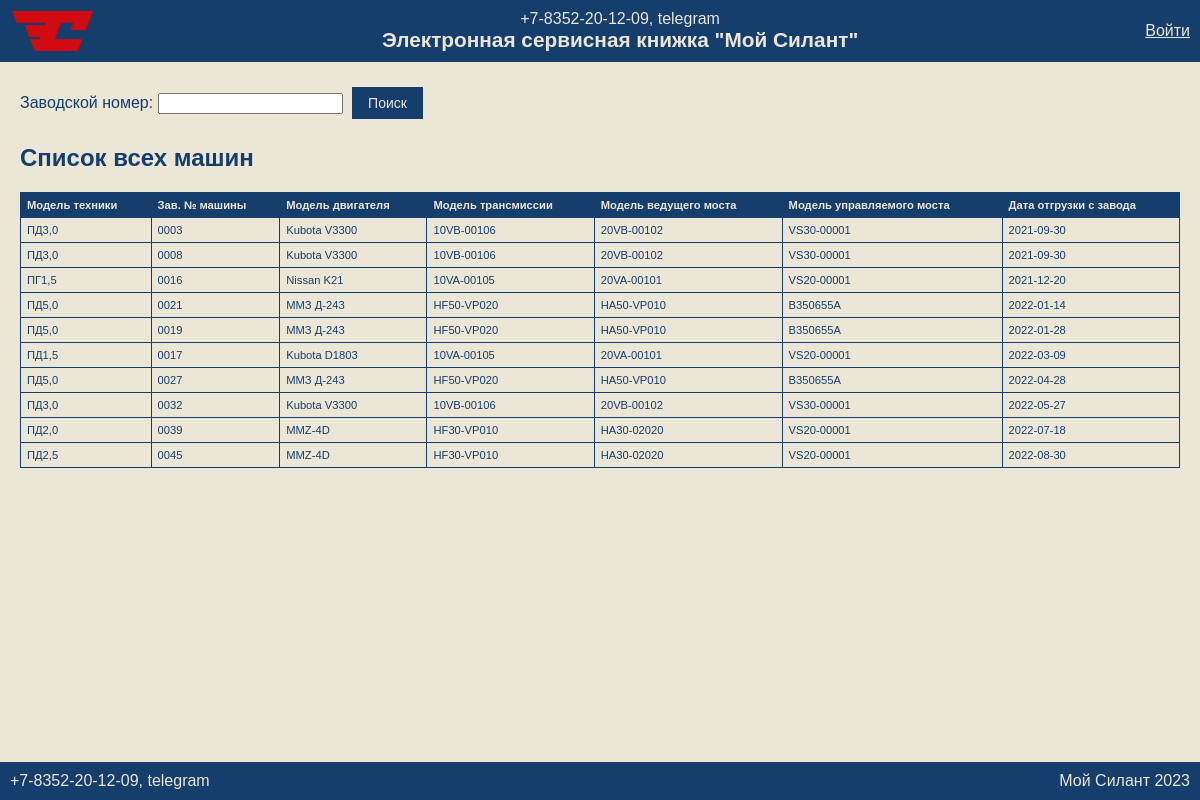
The page / on the database its author committed.
### inventory/models.py (models this page shows, shortened)
class Machine(models.Model):
    serial_number = models.CharField(
        max_length=128,
        unique=True,
        verbose_name='Зав. № машины'
    )
    model_technique = models.CharField(
        max_length=128,
        verbose_name='Модель техники'
    )
    model_engine = models.CharField(
        max_length=128,
        verbose_name='Модель двигателя'
    )
    serial_engine = models.CharField(
        max_length=128,
        verbose_name='Зав. № двигателя'
    )
    model_transmission = models.CharField(
        max_length=128,
        verbose_name='Модель трансмиссии'
    )
    serial_transmission = models.CharField(
        max_length=128,
        verbose_name='Зав. № трансмиссии'
    )
    model_drive_axle = models.CharField(
        max_length=128,
        verbose_name='Модель ведущего моста'
    )
    serial_drive_axle = models.CharField(
        max_length=128,
        verbose_name='Зав. № ведущего моста'
    )
    model_steering_axle = models.CharField(
        max_length=128,
        verbose_name='Модель управляемого моста'
    )
    serial_steering_axle = models.CharField(
        max_length=128,
        verbose_name='Зав. № управляемого моста'
    )
    delivery_contract = models.CharField(
        max_length=128,
        verbose_name='Договор поставки'
    )
    shipment_date = models.DateField(
        verbose_name='Дата отгрузки с завода'
    )
    customer = models.ForeignKey(
        User,
        related_name='customer_machines',
        on_delete=models.CASCADE,
        verbose_name='Покупатель'
    )
    consignee = models.ForeignKey(
        User,
        related_name='consignee_machines',
        on_delete=models.CASCADE,
        verbose_name='Грузополучатель (конечный потребитель)'
    )
    delivery_address = models.CharField(
        max_length=128,
        verbose_name='Адрес поставки (эксплуатации)'
    )
    configuration = models.TextField(
        verbose_name='Комплектация (доп. опции)'
    )
    service_company = models.ForeignKey(
        User,
        related_name='service_machines',
        on_delete=models.CASCADE,
        verbose_name='Сервисная компания'
    )
    description = models.TextField(
        null=True,
        blank=True,
        verbose_name='Описание'
    )
    class Meta:
        verbose_name = 'Машина'
        verbose_name_plural = 'Машины'
        ordering = ['shipment_date']

### inventory/views.py (the view)
# urls.py: path('', welcome_view, name='welcome'),  # Главная страница
def welcome_view(request):
    serial_number = request.GET.get('serial_number')
    machines = []
    search_performed = False
    if (serial_number):
        machines = Machine.objects.filter(serial_number=serial_number)
        search_performed = True
    all_machines = Machine.objects.all()[:10]  # Показать ограниченное количество машин для всех пользователей
    context = {
        'machines': machines,
        'all_machines': all_machines,
        'search_performed': search_performed,
    }
    return render(request, 'inventory/welcome.html', context)

### inventory/templates/inventory/welcome.html (shortened to what this page needs)
{% extends 'inventory/base.html' %}
{% load static %}
{% block content %}
<main class="main-container">
    <section class="form-container">
        <form method="get" action="{% url 'welcome' %}">
            <label for="serial_number">Заводской номер:</label>
            <input type="text" id="serial_number" name="serial_number" required>
            <button type="submit">Поиск</button>
        </form>
        {% if search_performed %}
        {% if machines %}
        <h2>Результат поиска</h2>
        <table>
            <thead>
            <tr>
                <th>Модель техники</th>
                <th>Зав. № машины</th>
                <th>Модель двигателя</th>
                <th>Модель трансмиссии</th>
                <th>Модель ведущего моста</th>
                <th>Модель управляемого моста</th>
                <th>Дата отгрузки с завода</th>
            </tr>
            </thead>
            <tbody>
            {% for machine in machines %}
            <tr>
                <td>{{ machine.model_technique }}</td>
                <td>{{ machine.serial_number }}</td>
                <td>{{ machine.model_engine }}</td>
                <td>{{ machine.model_transmission }}</td>
                <td>{{ machine.model_drive_axle }}</td>
                <td>{{ machine.model_steering_axle }}</td>
                <td>{{ machine.shipment_date|date:"Y-m-d" }}</td>
            </tr>
            {% endfor %}
            </tbody>
        </table>
        {% else %}
        <p>Данных о машине с таким заводским номером нет в системе.</p>
        {% endif %}
        {% else %}
        <h2>Список всех машин</h2>
        <table>
            <thead>
            <tr>
                <th>Модель техники</th>
                <th>Зав. № машины</th>
                <th>Модель двигателя</th>
                <th>Модель трансмиссии</th>
                <th>Модель ведущего моста</th>
                <th>Модель управляемого моста</th>
                <th>Дата отгрузки с завода</th>
            </tr>
            </thead>
            <tbody>
            {% for machine in all_machines %}
            <tr>
                <td>{{ machine.model_technique }}</td>
                <td>{{ machine.serial_number }}</td>
                <td>{{ machine.model_engine }}</td>
                <td>{{ machine.model_transmission }}</td>
                <td>{{ machine.model_drive_axle }}</td>
                <td>{{ machine.model_steering_axle }}</td>
                <td>{{ machine.shipment_date|date:"Y-m-d" }}</td>
            </tr>
            {% endfor %}
            </tbody>
        </table>
        {% endif %}
    </section>
</main>
{% endblock %}

### inventory/templates/inventory/base.html (shortened to what this page needs)
<!DOCTYPE html>
<html lang="ru">
<head>
    {% load static %}
    <link rel="stylesheet" href="{% static 'css/styles.css' %}?v={{ timestamp }}">
</head>
<body>
<div class="page-container">
    <header class="header-container">
        <div class="header-left">
            <img src="{% static 'images/Logotype_red.png' %}" alt="логотип">
        </div>
        <div class="header-center">
            <span>+7-8352-20-12-09, telegram</span>
            <h2 class="header-title">Электронная сервисная книжка "Мой Силант"</h2>
        </div>
        <div class="header-right">
            {% if user.is_authenticated %}
            <form method="post" action="{% url 'logout' %}" style="display: inline;">
                {% csrf_token %}
                <button type="submit" class="button">Выйти из сервиса</button>
            </form>
            {% else %}
            <a href="{% url 'login' %}" class="button login-button">Войти</a>
            {% endif %}
        </div>
    </header>
    <main class="main-content">
        {% block content %}{% endblock %}
    </main>
    <footer class="footer-container">
        <div class="footer-left">
            <span>+7-8352-20-12-09, telegram</span>
        </div>
        <div class="footer-right">
            <span>Мой Силант 2023</span>
        </div>
    </footer>
</div>
</body>
</html>

### static/css/styles.css (style rules this page uses)
html, body { height: 100%; margin: 0; display: flex; flex-direction: column; font-family: 'PT Astra Sans', sans-serif; background-color: #EBE6D6; color: #163E6C; }
.page-container { display: flex; flex-direction: column; min-height: 100vh; width: 100%; }
.main-content { flex: 1; padding: 20px; }
.footer-container { display: flex; justify-content: space-between; padding: 10px; background-color: #163E6C; color: #EBE6D6; margin-top: auto; }
header { background-color: #163E6C; color: #EBE6D6; padding: 10px; display: flex; justify-content: space-between; align-items: center; flex-wrap: wrap; }
.header-left { display: flex; align-items: center; }
.header-left img { height: 50px; }
.header-center { text-align: center; flex: 1; min-width: 200px; }
.header-right { display: flex; align-items: center; }
.header-title { margin: 0; font-size: 1.1em; color: #EBE6D6; }
.button.login-button { color: #EBE6D6; }
table { width: 100%; border-collapse: collapse; margin-top: 20px; font-size: 0.7em; }
table th, table td { border: 1px solid #163E6C; padding: 6px; text-align: left; }
table th { background-color: #163E6C; color: #EBE6D6; }
button { background-color: #163E6C; color: #EBE6D6; border: none; padding: 10px 20px; cursor: pointer; font-size: 16px; margin: 5px; }
@media (max-width: 1440px) { .header-left img { height: 40px; } }
@media (max-width: 1440px) { .header-title { font-size: 1.3em; } }
@media (max-width: 1440px) { button { font-size: 14px; padding: 8px 16px; } }
@media (max-width: 1440px) { table th, table td { padding: 6px; } }

### rows shown on the page
Machine: model_technique "ПД3,0", serial_number "0003", model_engine "Kubota V3300", model_transmission "10VB-00106", model_drive_axle "20VB-00102", model_steering_axle "VS30-00001", shipment_date "2021-09-30"
Machine: model_technique "ПД3,0", serial_number "0008", model_engine "Kubota V3300", model_transmission "10VB-00106", model_drive_axle "20VB-00102", model_steering_axle "VS30-00001", shipment_date "2021-09-30"
Machine: model_technique "ПГ1,5", serial_number "0016", model_engine "Nissan K21", model_transmission "10VA-00105", model_drive_axle "20VA-00101", model_steering_axle "VS20-00001", shipment_date "2021-12-20"
Machine: model_technique "ПД5,0", serial_number "0021", model_engine "MMЗ Д-243", model_transmission "HF50-VP020", model_drive_axle "HA50-VP010", model_steering_axle "B350655A", shipment_date "2022-01-14"
Machine: model_technique "ПД5,0", serial_number "0019", model_engine "MMЗ Д-243", model_transmission "HF50-VP020", model_drive_axle "HA50-VP010", model_steering_axle "B350655A", shipment_date "2022-01-28"
Machine: model_technique "ПД1,5", serial_number "0017", model_engine "Kubota D1803", model_transmission "10VA-00105", model_drive_axle "20VA-00101", model_steering_axle "VS20-00001", shipment_date "2022-03-09"
Machine: model_technique "ПД5,0", serial_number "0027", model_engine "MMЗ Д-243", model_transmission "HF50-VP020", model_drive_axle "HA50-VP010", model_steering_axle "B350655A", shipment_date "2022-04-28"
Machine: model_technique "ПД3,0", serial_number "0032", model_engine "Kubota V3300", model_transmission "10VB-00106", model_drive_axle "20VB-00102", model_steering_axle "VS30-00001", shipment_date "2022-05-27"
Machine: model_technique "ПД2,0", serial_number "0039", model_engine "MMZ-4D", model_transmission "HF30-VP010", model_drive_axle "HA30-02020", model_steering_axle "VS20-00001", shipment_date "2022-07-18"
Machine: model_technique "ПД2,5", serial_number "0045", model_engine "MMZ-4D", model_transmission "HF30-VP010", model_drive_axle "HA30-02020", model_steering_axle "VS20-00001", shipment_date "2022-08-30"
